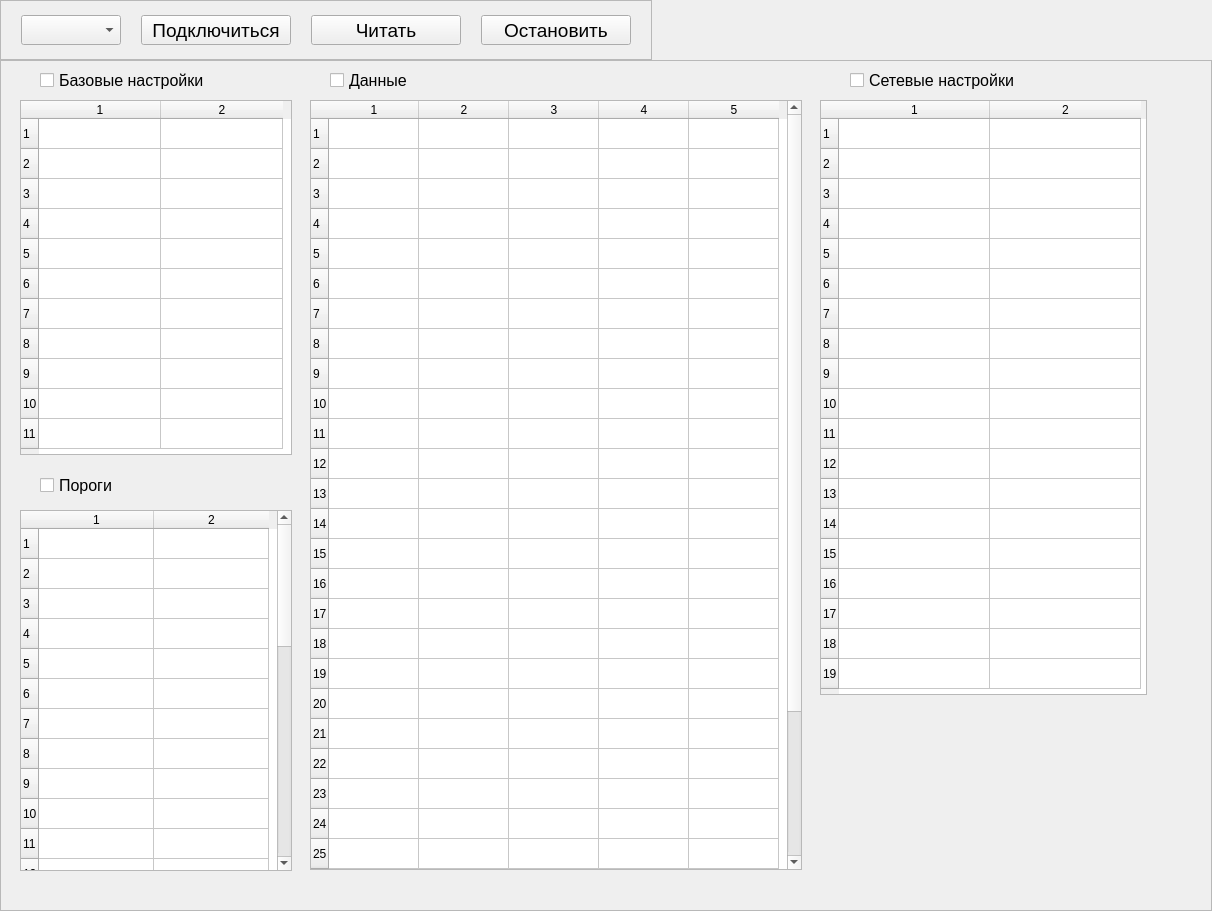
<?xml version="1.0" encoding="UTF-8"?>
<ui version="4.0">
 <class>MainWindow</class>
 <widget class="QMainWindow" name="MainWindow">
  <property name="geometry">
   <rect>
    <x>0</x>
    <y>0</y>
    <width>1212</width>
    <height>911</height>
   </rect>
  </property>
  <property name="windowTitle">
   <string>MainWindow</string>
  </property>
  <widget class="QWidget" name="centralwidget">
   <layout class="QVBoxLayout" name="verticalLayout">
    <property name="spacing">
     <number>0</number>
    </property>
    <property name="leftMargin">
     <number>0</number>
    </property>
    <property name="topMargin">
     <number>0</number>
    </property>
    <property name="rightMargin">
     <number>0</number>
    </property>
    <property name="bottomMargin">
     <number>0</number>
    </property>
    <item alignment="Qt::AlignLeft">
     <widget class="QFrame" name="frame">
      <property name="minimumSize">
       <size>
        <width>0</width>
        <height>50</height>
       </size>
      </property>
      <property name="maximumSize">
       <size>
        <width>16777215</width>
        <height>60</height>
       </size>
      </property>
      <property name="frameShape">
       <enum>QFrame::StyledPanel</enum>
      </property>
      <property name="frameShadow">
       <enum>QFrame::Raised</enum>
      </property>
      <layout class="QHBoxLayout" name="horizontalLayout">
       <property name="spacing">
        <number>20</number>
       </property>
       <property name="leftMargin">
        <number>20</number>
       </property>
       <property name="topMargin">
        <number>10</number>
       </property>
       <property name="rightMargin">
        <number>20</number>
       </property>
       <property name="bottomMargin">
        <number>10</number>
       </property>
       <item>
        <widget class="QComboBox" name="com_port_cb">
         <property name="minimumSize">
          <size>
           <width>100</width>
           <height>30</height>
          </size>
         </property>
         <property name="maximumSize">
          <size>
           <width>100</width>
           <height>30</height>
          </size>
         </property>
         <property name="font">
          <font>
           <family>Arial</family>
           <pointsize>14</pointsize>
          </font>
         </property>
        </widget>
       </item>
       <item>
        <widget class="QPushButton" name="connect_btn">
         <property name="minimumSize">
          <size>
           <width>150</width>
           <height>30</height>
          </size>
         </property>
         <property name="maximumSize">
          <size>
           <width>100</width>
           <height>30</height>
          </size>
         </property>
         <property name="font">
          <font>
           <family>Arial</family>
           <pointsize>14</pointsize>
          </font>
         </property>
         <property name="text">
          <string>Подключиться</string>
         </property>
        </widget>
       </item>
       <item>
        <widget class="QPushButton" name="read_btn">
         <property name="minimumSize">
          <size>
           <width>150</width>
           <height>30</height>
          </size>
         </property>
         <property name="maximumSize">
          <size>
           <width>100</width>
           <height>30</height>
          </size>
         </property>
         <property name="font">
          <font>
           <family>Arial</family>
           <pointsize>14</pointsize>
          </font>
         </property>
         <property name="text">
          <string>Читать</string>
         </property>
        </widget>
       </item>
       <item>
        <widget class="QPushButton" name="stop_btn">
         <property name="minimumSize">
          <size>
           <width>150</width>
           <height>30</height>
          </size>
         </property>
         <property name="maximumSize">
          <size>
           <width>100</width>
           <height>30</height>
          </size>
         </property>
         <property name="font">
          <font>
           <family>Arial</family>
           <pointsize>14</pointsize>
          </font>
         </property>
         <property name="text">
          <string>Остановить</string>
         </property>
        </widget>
       </item>
      </layout>
     </widget>
    </item>
    <item>
     <widget class="QFrame" name="frame_2">
      <property name="frameShape">
       <enum>QFrame::StyledPanel</enum>
      </property>
      <property name="frameShadow">
       <enum>QFrame::Raised</enum>
      </property>
      <widget class="QTableWidget" name="threshold_table">
       <property name="geometry">
        <rect>
         <x>20</x>
         <y>450</y>
         <width>272</width>
         <height>361</height>
        </rect>
       </property>
       <property name="minimumSize">
        <size>
         <width>272</width>
         <height>325</height>
        </size>
       </property>
       <property name="maximumSize">
        <size>
         <width>272</width>
         <height>16777215</height>
        </size>
       </property>
       <property name="rowCount">
        <number>30</number>
       </property>
       <property name="columnCount">
        <number>2</number>
       </property>
       <attribute name="horizontalHeaderDefaultSectionSize">
        <number>115</number>
       </attribute>
       <attribute name="horizontalHeaderMinimumSectionSize">
        <number>39</number>
       </attribute>
       <row/>
       <row/>
       <row/>
       <row/>
       <row/>
       <row/>
       <row/>
       <row/>
       <row/>
       <row/>
       <row/>
       <row/>
       <row/>
       <row/>
       <row/>
       <row/>
       <row/>
       <row/>
       <row/>
       <row/>
       <row/>
       <row/>
       <row/>
       <row/>
       <row/>
       <row/>
       <row/>
       <row/>
       <row/>
       <row/>
       <column/>
       <column/>
       <item row="1" column="1">
        <property name="text">
         <string/>
        </property>
       </item>
      </widget>
      <widget class="QCheckBox" name="data_chb">
       <property name="geometry">
        <rect>
         <x>330</x>
         <y>5</y>
         <width>200</width>
         <height>30</height>
        </rect>
       </property>
       <property name="minimumSize">
        <size>
         <width>200</width>
         <height>30</height>
        </size>
       </property>
       <property name="font">
        <font>
         <family>Arial</family>
         <pointsize>12</pointsize>
        </font>
       </property>
       <property name="text">
        <string>Данные</string>
       </property>
      </widget>
      <widget class="QCheckBox" name="basic_set_chb">
       <property name="geometry">
        <rect>
         <x>40</x>
         <y>5</y>
         <width>200</width>
         <height>30</height>
        </rect>
       </property>
       <property name="minimumSize">
        <size>
         <width>200</width>
         <height>30</height>
        </size>
       </property>
       <property name="font">
        <font>
         <family>Arial</family>
         <pointsize>12</pointsize>
        </font>
       </property>
       <property name="text">
        <string>Базовые настройки</string>
       </property>
      </widget>
      <widget class="QCheckBox" name="con_set_chb">
       <property name="geometry">
        <rect>
         <x>850</x>
         <y>5</y>
         <width>200</width>
         <height>30</height>
        </rect>
       </property>
       <property name="minimumSize">
        <size>
         <width>200</width>
         <height>30</height>
        </size>
       </property>
       <property name="font">
        <font>
         <family>Arial</family>
         <pointsize>12</pointsize>
        </font>
       </property>
       <property name="text">
        <string>Сетевые настройки</string>
       </property>
      </widget>
      <widget class="QTableWidget" name="basic_set_table">
       <property name="geometry">
        <rect>
         <x>20</x>
         <y>40</y>
         <width>272</width>
         <height>355</height>
        </rect>
       </property>
       <property name="minimumSize">
        <size>
         <width>272</width>
         <height>355</height>
        </size>
       </property>
       <property name="maximumSize">
        <size>
         <width>272</width>
         <height>355</height>
        </size>
       </property>
       <property name="rowCount">
        <number>11</number>
       </property>
       <property name="columnCount">
        <number>2</number>
       </property>
       <attribute name="horizontalHeaderDefaultSectionSize">
        <number>122</number>
       </attribute>
       <row/>
       <row/>
       <row/>
       <row/>
       <row/>
       <row/>
       <row/>
       <row/>
       <row/>
       <row/>
       <row/>
       <column/>
       <column/>
       <item row="0" column="0">
        <property name="text">
         <string/>
        </property>
        <property name="font">
         <font>
          <family>MS Shell Dlg 2</family>
          <pointsize>8</pointsize>
         </font>
        </property>
       </item>
       <item row="8" column="1">
        <property name="text">
         <string/>
        </property>
       </item>
      </widget>
      <widget class="QTableWidget" name="con_set_table">
       <property name="geometry">
        <rect>
         <x>820</x>
         <y>40</y>
         <width>327</width>
         <height>595</height>
        </rect>
       </property>
       <property name="minimumSize">
        <size>
         <width>327</width>
         <height>595</height>
        </size>
       </property>
       <property name="maximumSize">
        <size>
         <width>327</width>
         <height>595</height>
        </size>
       </property>
       <property name="rowCount">
        <number>19</number>
       </property>
       <property name="columnCount">
        <number>2</number>
       </property>
       <attribute name="horizontalHeaderDefaultSectionSize">
        <number>151</number>
       </attribute>
       <attribute name="horizontalHeaderMinimumSectionSize">
        <number>50</number>
       </attribute>
       <attribute name="verticalHeaderDefaultSectionSize">
        <number>30</number>
       </attribute>
       <row/>
       <row/>
       <row/>
       <row/>
       <row/>
       <row/>
       <row/>
       <row/>
       <row/>
       <row/>
       <row/>
       <row/>
       <row/>
       <row/>
       <row/>
       <row/>
       <row/>
       <row/>
       <row/>
       <column/>
       <column/>
      </widget>
      <widget class="QCheckBox" name="threshold_chb">
       <property name="geometry">
        <rect>
         <x>40</x>
         <y>410</y>
         <width>200</width>
         <height>30</height>
        </rect>
       </property>
       <property name="minimumSize">
        <size>
         <width>200</width>
         <height>30</height>
        </size>
       </property>
       <property name="font">
        <font>
         <family>Arial</family>
         <pointsize>12</pointsize>
        </font>
       </property>
       <property name="text">
        <string>Пороги</string>
       </property>
      </widget>
      <widget class="QTableWidget" name="data_table">
       <property name="geometry">
        <rect>
         <x>310</x>
         <y>40</y>
         <width>492</width>
         <height>770</height>
        </rect>
       </property>
       <property name="minimumSize">
        <size>
         <width>492</width>
         <height>770</height>
        </size>
       </property>
       <property name="maximumSize">
        <size>
         <width>492</width>
         <height>16777215</height>
        </size>
       </property>
       <property name="rowCount">
        <number>31</number>
       </property>
       <property name="columnCount">
        <number>5</number>
       </property>
       <attribute name="horizontalHeaderDefaultSectionSize">
        <number>90</number>
       </attribute>
       <row/>
       <row/>
       <row/>
       <row/>
       <row/>
       <row/>
       <row/>
       <row/>
       <row/>
       <row/>
       <row/>
       <row/>
       <row/>
       <row/>
       <row/>
       <row/>
       <row/>
       <row/>
       <row/>
       <row/>
       <row/>
       <row/>
       <row/>
       <row/>
       <row/>
       <row/>
       <row/>
       <row/>
       <row/>
       <row/>
       <row/>
       <column/>
       <column/>
       <column/>
       <column/>
       <column/>
      </widget>
     </widget>
    </item>
   </layout>
  </widget>
 </widget>
 <resources/>
 <connections/>
</ui>
